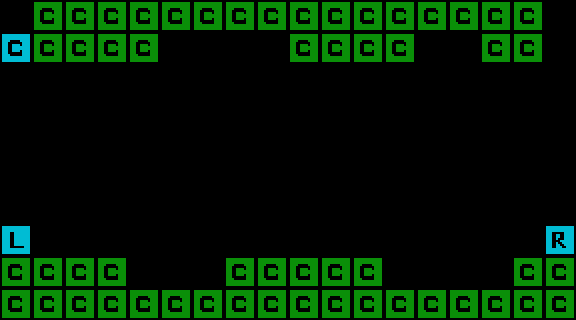

Rendered tile map (Tiled .tmx) drawn with the repository's tilesets; below, a short description and the map source with its tile grids summarised:
An orthogonal 18x10 tile map with 32x32 px tiles, 1 tile layer (Tile Layer), 2 tilesets and 46 objects (40x coin, 5x static, heart).

<map version="1.0" orientation="orthogonal" renderorder="right-up" width="18" height="10" tilewidth="32" tileheight="32" nextobjectid="112">
 <tileset firstgid="1" name="templateTiles" tilewidth="32" tileheight="32">
  <image source="../templateTiles.png" width="128" height="64" />
 </tileset>
 <tileset firstgid="9" name="templateObjects" tilewidth="32" tileheight="32">
  <image source="../templateObjects.png" width="128" height="64" />
 </tileset>
 <layer name="Tile Layer" width="18" height="10">
  <data>[180 cells, 58 non-empty, 4 distinct tile ids]</data>
 </layer>
 <objectgroup name="Object Layer">
  <object id="58" name="static" gid="11" x="128" y="288" width="32" height="32">
   <properties>
    <property name="flip" value="0" />
    <property name="g-dir-x" value="0" />
    <property name="g-dir-y" value="0" />
    <property name="probability" value="1.0" />
   </properties>
  </object>
  <object id="59" name="static" gid="11" x="160" y="288" width="32" height="32">
   <properties>
    <property name="flip" value="0" />
    <property name="g-dir-x" value="0" />
    <property name="g-dir-y" value="0" />
    <property name="probability" value="1.0" />
   </properties>
  </object>
  <object id="60" name="static" gid="11" x="192" y="288" width="32" height="32">
   <properties>
    <property name="flip" value="0" />
    <property name="g-dir-x" value="0" />
    <property name="g-dir-y" value="0" />
    <property name="probability" value="1.0" />
   </properties>
  </object>
  <object id="61" name="static" gid="11" x="384" y="288" width="32" height="32">
   <properties>
    <property name="flip" value="0" />
    <property name="g-dir-x" value="0" />
    <property name="g-dir-y" value="0" />
    <property name="probability" value="1.0" />
   </properties>
  </object>
  <object id="62" name="static" gid="11" x="480" y="288" width="32" height="32">
   <properties>
    <property name="flip" value="0" />
    <property name="g-dir-x" value="0" />
    <property name="g-dir-y" value="0" />
    <property name="probability" value="1.0" />
   </properties>
  </object>
  <object id="63" name="heart" gid="10" x="448" y="288" width="32" height="32">
   <properties>
    <property name="probability" value="0.5" />
   </properties>
  </object>
  <object id="64" name="coin" gid="9" x="0" y="128" width="32" height="32">
   <properties>
    <property name="probability" value="1.0" />
   </properties>
  </object>
  <object id="65" name="coin" gid="9" x="0" y="160" width="32" height="32">
   <properties>
    <property name="probability" value="1.0" />
   </properties>
  </object>
  <object id="66" name="coin" gid="9" x="0" y="192" width="32" height="32">
   <properties>
    <property name="probability" value="1.0" />
   </properties>
  </object>
  <object id="67" name="coin" gid="9" x="0" y="96" width="32" height="32">
   <properties>
    <property name="probability" value="1.0" />
   </properties>
  </object>
  <object id="68" name="coin" gid="9" x="0" y="224" width="32" height="32">
   <properties>
    <property name="probability" value="1.0" />
   </properties>
  </object>
  <object id="69" name="coin" gid="9" x="32" y="224" width="32" height="32">
   <properties>
    <property name="probability" value="1.0" />
   </properties>
  </object>
  <object id="70" name="coin" gid="9" x="32" y="96" width="32" height="32">
   <properties>
    <property name="probability" value="1.0" />
   </properties>
  </object>
  <object id="71" name="coin" gid="9" x="64" y="224" width="32" height="32">
   <properties>
    <property name="probability" value="1.0" />
   </properties>
  </object>
  <object id="72" name="coin" gid="9" x="32" y="160" width="32" height="32">
   <properties>
    <property name="probability" value="1.0" />
   </properties>
  </object>
  <object id="73" name="coin" gid="9" x="64" y="128" width="32" height="32">
   <properties>
    <property name="probability" value="1.0" />
   </properties>
  </object>
  <object id="74" name="coin" gid="9" x="64" y="192" width="32" height="32">
   <properties>
    <property name="probability" value="1.0" />
   </properties>
  </object>
  <object id="75" name="coin" gid="9" x="128" y="160" width="32" height="32">
   <properties>
    <property name="probability" value="1.0" />
   </properties>
  </object>
  <object id="76" name="coin" gid="9" x="128" y="192" width="32" height="32">
   <properties>
    <property name="probability" value="1.0" />
   </properties>
  </object>
  <object id="77" name="coin" gid="9" x="128" y="224" width="32" height="32">
   <properties>
    <property name="probability" value="1.0" />
   </properties>
  </object>
  <object id="78" name="coin" gid="9" x="160" y="224" width="32" height="32">
   <properties>
    <property name="probability" value="1.0" />
   </properties>
  </object>
  <object id="79" name="coin" gid="9" x="192" y="192" width="32" height="32">
   <properties>
    <property name="probability" value="1.0" />
   </properties>
  </object>
  <object id="80" name="coin" gid="9" x="192" y="160" width="32" height="32">
   <properties>
    <property name="probability" value="1.0" />
   </properties>
  </object>
  <object id="81" name="coin" gid="9" x="192" y="224" width="32" height="32">
   <properties>
    <property name="probability" value="1.0" />
   </properties>
  </object>
  <object id="82" name="coin" gid="9" x="256" y="96" width="32" height="32">
   <properties>
    <property name="probability" value="1.0" />
   </properties>
  </object>
  <object id="83" name="coin" gid="9" x="256" y="128" width="32" height="32">
   <properties>
    <property name="probability" value="1.0" />
   </properties>
  </object>
  <object id="84" name="coin" gid="9" x="256" y="160" width="32" height="32">
   <properties>
    <property name="probability" value="1.0" />
   </properties>
  </object>
  <object id="85" name="coin" gid="9" x="256" y="192" width="32" height="32">
   <properties>
    <property name="probability" value="1.0" />
   </properties>
  </object>
  <object id="86" name="coin" gid="9" x="288" y="224" width="32" height="32">
   <properties>
    <property name="probability" value="1.0" />
   </properties>
  </object>
  <object id="87" name="coin" gid="9" x="288" y="160" width="32" height="32">
   <properties>
    <property name="probability" value="1.0" />
   </properties>
  </object>
  <object id="88" name="coin" gid="9" x="320" y="224" width="32" height="32">
   <properties>
    <property name="probability" value="1.0" />
   </properties>
  </object>
  <object id="89" name="coin" gid="9" x="320" y="160" width="32" height="32">
   <properties>
    <property name="probability" value="1.0" />
   </properties>
  </object>
  <object id="90" name="coin" gid="9" x="384" y="128" width="32" height="32">
   <properties>
    <property name="probability" value="1.0" />
   </properties>
  </object>
  <object id="91" name="coin" gid="9" x="384" y="96" width="32" height="32">
   <properties>
    <property name="probability" value="1.0" />
   </properties>
  </object>
  <object id="92" name="coin" gid="9" x="384" y="192" width="32" height="32">
   <properties>
    <property name="probability" value="1.0" />
   </properties>
  </object>
  <object id="93" name="coin" gid="9" x="416" y="160" width="32" height="32">
   <properties>
    <property name="probability" value="1.0" />
   </properties>
  </object>
  <object id="94" name="coin" gid="9" x="416" y="224" width="32" height="32">
   <properties>
    <property name="probability" value="1.0" />
   </properties>
  </object>
  <object id="95" name="coin" gid="9" x="448" y="160" width="32" height="32">
   <properties>
    <property name="probability" value="1.0" />
   </properties>
  </object>
  <object id="96" name="coin" gid="9" x="384" y="160" width="32" height="32">
   <properties>
    <property name="probability" value="1.0" />
   </properties>
  </object>
  </objectgroup>
</map>
<!-- 7 of 46 objects omitted -->